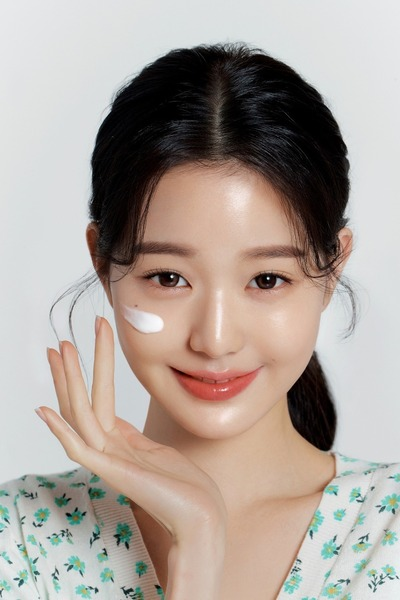
#> input picture img/wonyoung.jpg, 400 x 600 px, found by its file name
$ python plt_imshow_subplot.py
#> lines starting #> are read from the running program, lines starting #| are printed output that depends on the picture
import matplotlib.pyplot as plt
import numpy as np
import cv2

img1 = cv2.imread('./img/wonyoung.jpg')
#> img1 is the input picture: shape (600, 400, 3); mean B, G, R 154.7, 162.2, 173
img2 = cv2.imread('./img/wonyoung2.png')
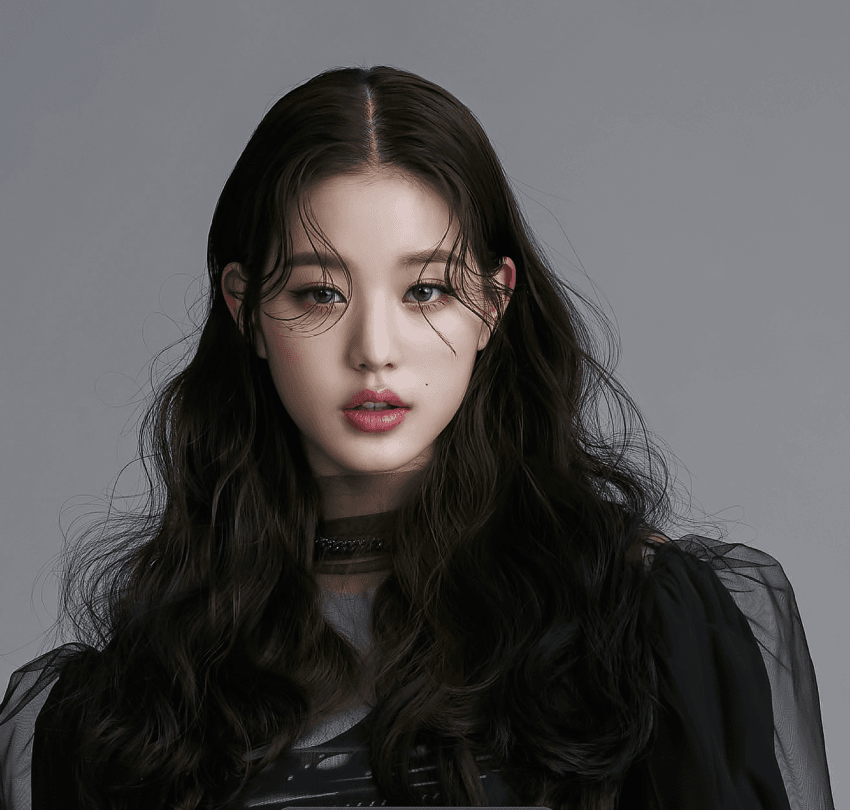
#> input picture img/wonyoung2.png, 850 x 810 px, found by its file name
#> img2 is the input picture: shape (810, 850, 3); mean B, G, R 80.9, 80.2, 81.7
img3 = cv2.imread('./img/wonyoung3.jpg')
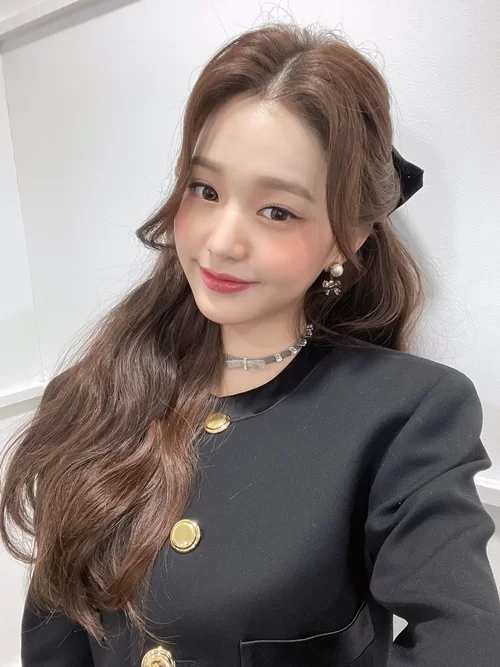
#> input picture img/wonyoung3.jpg, 500 x 667 px, found by its file name
#> img3 is the input picture: shape (667, 500, 3); mean B, G, R 128.2, 130.9, 141

plt.subplot(1,3,1)  # 1행 3열 중에 1번째
plt.imshow(img1[:,:,(2,1,0)])
plt.xticks([]); plt.yticks([])

plt.subplot(1,3,2)  # 1행 3열 중에 2번째
plt.imshow(img2[:,:,(2,1,0)])
plt.xticks([]); plt.yticks([])

plt.subplot(1,3,3)  # 1행 3열 중에 3번째
plt.imshow(img3[:,:,(2,1,0)])
plt.xticks([]); plt.yticks([])

plt.show()
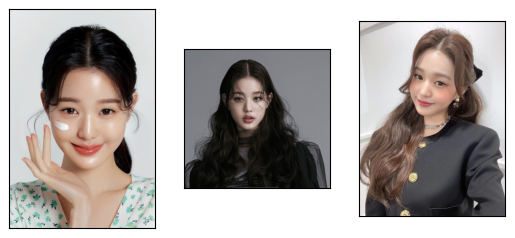
#> figure drawn by matplotlib, 3 panels
